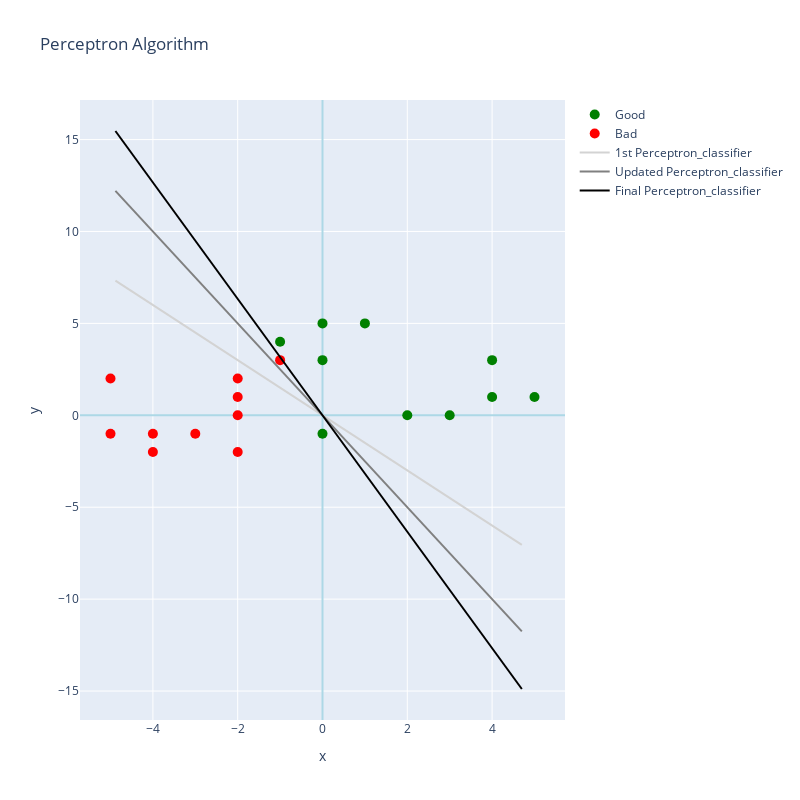

The notebook cell saved with this chart:
### Code cell
# For each misclassification , update the algorithm weights based on the misclassification

# w0
nu = 0.2 # learning rate

# d is our misclassification test, the green points are classified as 1, the red are classified as -1
d_green = 1
d_red = -1

# w' = w0 + nu * d * x0
b3 = w[0][0] + nu * d_red * 1 # For the misclassified 1 
w[0][1] = w[0][1] + nu * d_red * -1 # For the misclassified X of (-1,3)
w[0][2] = w[0][2] + nu * d_red * 3 # For the misclassified X of (-1,3)


w = [[b3,w[0][1],w[0][2]]]       # First guess of the weights
inpt = [[1,'x','y']]   # Dimensions  

slope3 = - d_red * w[0][1]/w[0][2] # linear slope

x2 = np.linspace(min(min(x),min(x1)), max(max(x),max(x1)), num=10)
y2 = slope3 * x2
df4 = pd.DataFrame({'x':x2, 'y':y2})

print('')
print('Expression : w_0 + w_1 x + w_2 y')
print('')
print('Classification : 0 + 1 x + 0.5 y > 0')
print('')
print(f'Equals : y > {slope} x')
print('')

# plot
trace1 =go.Scatter(
                    x = df.x,
                    y = df.y,
                    mode = "markers",
                    name = "Green",
                    marker = dict(color = 'green', size = 10),
                    text= 'Raw data')

trace2 =go.Scatter(
                    x = df1.x,
                    y = df1.y,
                    mode = "markers",
                    name = "Red"",
                    marker = dict(color = 'red', size = 10),
                    text= 'Raw data')

trace3 =go.Scatter(
                    x = df2.x,
                    y = df2.y,
                    mode = "lines",
                    name = "1st Perceptron_classifier",
                    marker = dict(color = 'lightgrey', size = 10),
                    text= 'Raw data')

trace4 =go.Scatter(
                    x = df3.x,
                    y = df3.y,
                    mode = "lines",
                    name = "Updated Perceptron_classifier",
                    marker = dict(color = 'grey', size = 10),
                    text= 'Raw data')

trace5 =go.Scatter(
                    x = df4.x,
                    y = df4.y,
                    mode = "lines",
                    name = "Final Perceptron_classifier",
                    marker = dict(color = 'black', size = 10),
                    text= 'Raw data')

layout = dict(title = 'Perceptron Algorithm',
              xaxis= dict(title= 'x',ticklen= 0,zerolinecolor='lightblue',zeroline= True),
              yaxis= dict(title= 'y',ticklen= 5,zerolinecolor='lightblue',zeroline= True),
              width = 800,height = 800
             )
data = [trace1,trace2,trace3,trace4,trace5]
fig = dict(data = data, layout = layout)
iplot(fig)

print('')
print(f'Conclusion : The final classification equation is y={round(slope2,2)}+{round(b2,2)} \
is now The first guess algorithm is missclassifies two points , red and green')

### Figure 1 — Plotly figure (JSON) as saved in the notebook; plotly's stock layout.template omitted (floating-point values rounded to 4 significant figures)
{"data": [{"marker": {"color": "green", "size": 10}, "mode": "markers", "name": "Good", "text": "Raw data", "type": "scatter", "x": [3, 0, 5, 2, 4, 0, -1, 1, 0, 4], "y": [0, 3, 1, 0, 3, -1, 4, 5, 5, 1]}, {"marker": {"color": "red", "size": 10}, "mode": "markers", "name": "Bad", "text": "Raw data", "type": "scatter", "x": [-5, -1, -4, -2, -4, -5, -2, -2, -2, -3], "y": [2, 3, -2, -2, -1, -1, 1, 0, 2, -1]}, {"marker": {"color": "lightgrey", "size": 10}, "mode": "lines", "name": "1st Perceptron_classifier", "text": "Raw data", "type": "scatter", "x": [-4.884, -3.819, -2.754, -1.689, -0.6237, 0.4414, 1.506, 2.572, 3.637, 4.702], "y": [7.326, 5.728, 4.131, 2.533, 0.9356, -0.662, -2.26, -3.857, -5.455, -7.053]}, {"marker": {"color": "grey", "size": 10}, "mode": "lines", "name": "Updated Perceptron_classifier", "text": "Raw data", "type": "scatter", "x": [-4.884, -3.819, -2.754, -1.689, -0.6237, 0.4414, 1.506, 2.572, 3.637, 4.702], "y": [12.21, 9.547, 6.885, 4.222, 1.559, -1.103, -3.766, -6.429, -9.092, -11.75]}, {"marker": {"color": "black", "size": 10}, "mode": "lines", "name": "Final Perceptron_classifier", "text": "Raw data", "type": "scatter", "x": [-4.884, -3.819, -2.754, -1.689, -0.6237, 0.4414, 1.506, 2.572, 3.637, 4.702], "y": [15.47, 12.09, 8.721, 5.348, 1.975, -1.398, -4.77, -8.143, -11.52, -14.89]}], "layout": {"height": 800, "title": {"text": "Perceptron Algorithm"}, "width": 800, "xaxis": {"autorange": true, "range": [-5.724, 5.724], "ticklen": 0, "title": {"text": "x"}, "type": "linear", "zeroline": true, "zerolinecolor": "lightblue"}, "yaxis": {"autorange": true, "range": [-16.58, 17.15], "ticklen": 5, "title": {"text": "y"}, "type": "linear", "zeroline": true, "zerolinecolor": "lightblue"}}}
